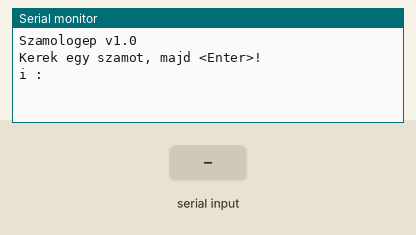
A sketch run on a simulated Arduino Uno, built with avr-gcc and run on an emulated ATmega328P. On the bench: the last lines printed to the serial monitor. Inputs (shaded band) come from the test bench.

Above: at 1.2 s.
1.3 s: "90,45,200\n" received over Serial
At 2.8 s:
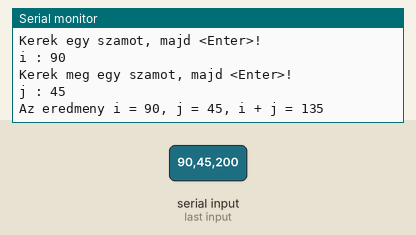
At 4.0 s:
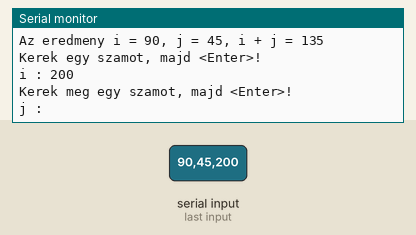

Measured:
- after the input at 1.3 s, the serial monitor: prints a new line at once (image 1)

The sketch:

Arithmetics.ino
```cpp
void setup()
{
  Serial.begin(9600);
  Serial.println("Szamologep v1.0");
  Serial.setTimeout(100);
}

void loop()
{
  Serial.println("Kerek egy szamot, majd <Enter>!");
  Serial.print("i : ");
  int i = parseInteger();
  Serial.println(i);
  Serial.println("Kerek meg egy szamot, majd <Enter>!");
  Serial.print("j : " );
  int j = parseInteger();
  Serial.println(j);
  int result = i + j;
  Serial.print("Az eredmeny i = ");
  Serial.print(i);
  Serial.print(", j = ");
  Serial.print(j);
  Serial.print(", i + j = ");
  Serial.println(result);
  delay(2000);
}

String inString = "";

int parseInteger() {
  while (Serial.available() == 0) ;
  int i = Serial.parseInt();
  while (Serial.available() > 0)  // .parseInt() can leave non-numeric characters
  { char junk = Serial.read() ; }      // clear the keyboard buffer
  return i;
}
```
